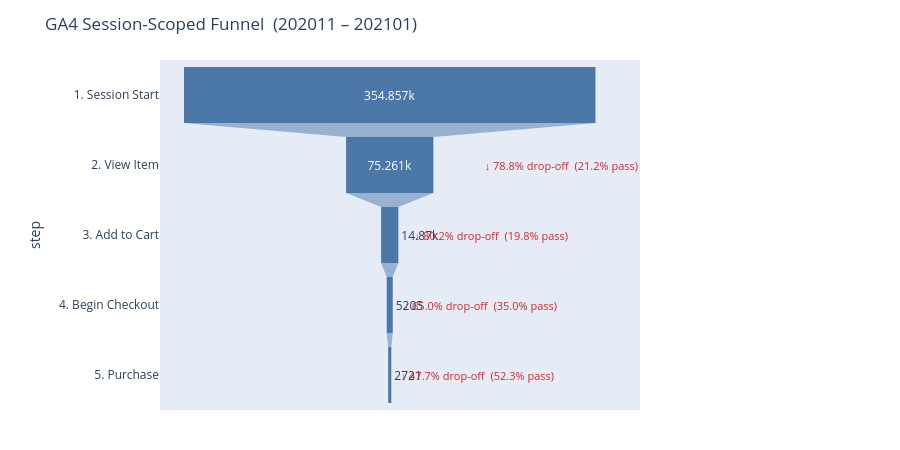

The cell this chart's notebook holds for it:
### Code cell
# ── Section 3b: Funnel metrics + Plotly visualization ─────────────────────
# Human-readable step labels aligned with GA4 funnel stage names.
step_labels = [
    "1. Session Start",
    "2. View Item",
    "3. Add to Cart",
    "4. Begin Checkout",
    "5. Purchase",
]
# Column names returned by the sequential CTE in session_funnel_sql.
step_cols = [
    "step1_sessions", "step2_view_item", "step3_add_to_cart",
    "step4_begin_checkout", "step5_purchase",
]

# Build a tidy funnel table for display and downstream LLM context (Section 10).
funnel_df = pd.DataFrame({
    "step":  step_labels,
    "sessions": [int(funnel_raw[c].iloc[0]) for c in step_cols],
})
# step_cvr: conversion from the previous step (% who advanced one stage).
funnel_df["step_cvr"]    = (funnel_df["sessions"] / funnel_df["sessions"].shift(1) * 100).round(1)
# overall_cvr: conversion from session start (% still in funnel at this step).
funnel_df["overall_cvr"] = (funnel_df["sessions"] / funnel_df["sessions"].iloc[0] * 100).round(1)
# drop_off: 100 - step_cvr — share lost between adjacent steps.
funnel_df["drop_off"]    = (100 - funnel_df["step_cvr"]).round(1)

print("Session funnel with conversion rates:")
display(funnel_df)

# Funnel chart: width of each stage = remaining sessions.
fig = px.funnel(
    funnel_df, x="sessions", y="step",
    title=f"GA4 Session-Scoped Funnel  ({DATE_START[:6]} – {DATE_END[:6]})",
    color_discrete_sequence=["#4C78A8"],
)
# Annotate each transition with drop-off % and step conversion (skip top of funnel).
for i, row in funnel_df.iterrows():
    if i == 0:
        continue
    fig.add_annotation(
        x=row["sessions"], y=row["step"],
        text=f"  ↓ {row['drop_off']}% drop-off  ({row['step_cvr']}% pass)",
        showarrow=False, xanchor="left",
        font=dict(size=11, color="#d62728"),
    )
fig.update_layout(height=450, margin=dict(l=160, r=260, t=60, b=40))
fig.show()

### Figure 1 — Plotly figure (JSON) as saved in the notebook; plotly's stock layout.template omitted (floating-point values rounded to 4 significant figures)
{"data": [{"hovertemplate": "sessions=%{x}<br>step=%{y}<extra></extra>", "legendgroup": "", "marker": {"color": "#4C78A8"}, "name": "", "orientation": "h", "showlegend": false, "type": "funnel", "x": [354857, 75261, 14870, 5205, 2721], "xaxis": "x", "y": ["1. Session Start", "2. View Item", "3. Add to Cart", "4. Begin Checkout", "5. Purchase"], "yaxis": "y"}], "layout": {"annotations": [{"font": {"color": "#d62728", "size": 11}, "showarrow": false, "text": "  ↓ 78.8% drop-off  (21.2% pass)", "x": 75261, "xanchor": "left", "y": "2. View Item"}, {"font": {"color": "#d62728", "size": 11}, "showarrow": false, "text": "  ↓ 80.2% drop-off  (19.8% pass)", "x": 14870, "xanchor": "left", "y": "3. Add to Cart"}, {"font": {"color": "#d62728", "size": 11}, "showarrow": false, "text": "  ↓ 65.0% drop-off  (35.0% pass)", "x": 5205, "xanchor": "left", "y": "4. Begin Checkout"}, {"font": {"color": "#d62728", "size": 11}, "showarrow": false, "text": "  ↓ 47.7% drop-off  (52.3% pass)", "x": 2721, "xanchor": "left", "y": "5. Purchase"}], "height": 450, "legend": {"tracegroupgap": 0}, "margin": {"b": 40, "l": 160, "r": 260, "t": 60}, "title": {"text": "GA4 Session-Scoped Funnel  (202011 – 202101)"}, "xaxis": {"anchor": "y", "domain": [0, 1], "title": {"text": "sessions"}}, "yaxis": {"anchor": "x", "domain": [0, 1], "title": {"text": "step"}}}}
